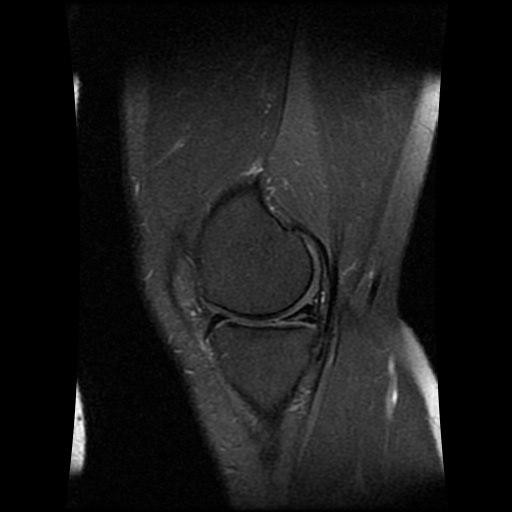
#> input picture brightness_and_contrast/original.png, 512 x 512 px
$ python brightness_and_contrast.py
#> lines starting #> are read from the running program, lines starting #| are printed output that depends on the picture
#Import the necessary libraries
import cv2
import matplotlib.pyplot as plt
import numpy as np
import os
import time

# Начало замера времени
start_time = time.time()
# Уведомление начала работы скрипта
print('Скрипт запущен')
# Указание пути для сохранения
save_path = './processed_images/'
# Создание директории, если она не существует
os.makedirs(os.path.dirname(save_path), exist_ok=True)

# Шаг 1: Загрузка изображения
image = cv2.imread('original.png')
#> image is the input picture: shape (512, 512, 3); min 0, max 254, mean 25.6

def singeProcessed():
    # Шаг 2: установка яркости и контрастности
    brightness = 10
    contrast = 2.3

    # Шаг 3: применение изменения яркости и контрастности
    image2 = cv2.addWeighted(image, contrast, np.zeros(image.shape, image.dtype), 0, brightness)

    # Шаг 4: сохранение изображения
    cv2.imwrite(save_path + f'/processed_images.png', image2)

brightness_range = range(0, 101, 10)
contrast_range = range(0, 11, 1)

def changing_brightness():
    for brightness in brightness_range:
        contrast = 2.3

        # Шаг 3: применение изменения яркости и контрастности
        image2 = cv2.addWeighted(image, contrast, np.zeros(image.shape, image.dtype), 0, brightness)

        # Шаг 4: сохранение изображения
        cv2.imwrite(save_path + f'/01_processed_images-brightness_{brightness}.png', image2)
#> this loop made 11 passes
#> pass 1, in changing_brightness, `image2 = cv2.addWeighted(image, contrast, np.zeros(image.shape, image...`:
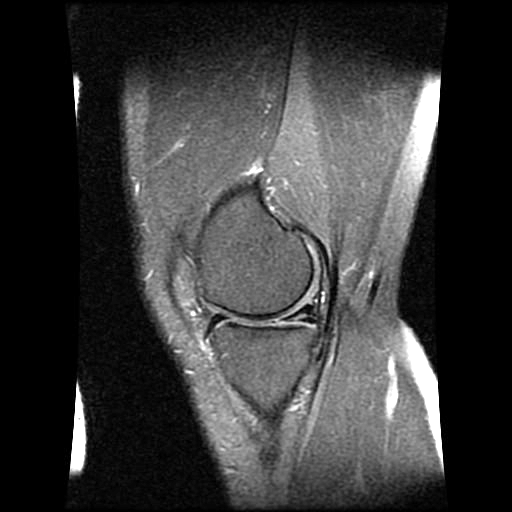
#> image2: shape (512, 512, 3); min 0, max 255, mean 56.9

def changing_contrast():
    for contrast in contrast_range:
        brightness = 10

        # Шаг 3: применение изменения яркости и контрастности
        image2 = cv2.addWeighted(image, contrast, np.zeros(image.shape, image.dtype), 0, brightness)

        # Шаг 4: сохранение изображения
        cv2.imwrite(save_path + f'/02_processed_images-contrast_{contrast}.png', image2)

def changing_everything():
    for brightness in brightness_range:
        for contrast in contrast_range:
            # Шаг 3: применение изменения яркости и контрастности
            image2 = cv2.addWeighted(image, contrast, np.zeros(image.shape, image.dtype), 0, brightness)

            # Шаг 4: сохранение изображения
            cv2.imwrite(save_path + f'/03_processed_images-brightness_contrast_{brightness}_{contrast}.png', image2)
#> this loop made 11 passes
#> pass 1, in changing_everything, `cv2.imwrite(save_path + f'/03_processed_images-brightness_contrast_{br..`:
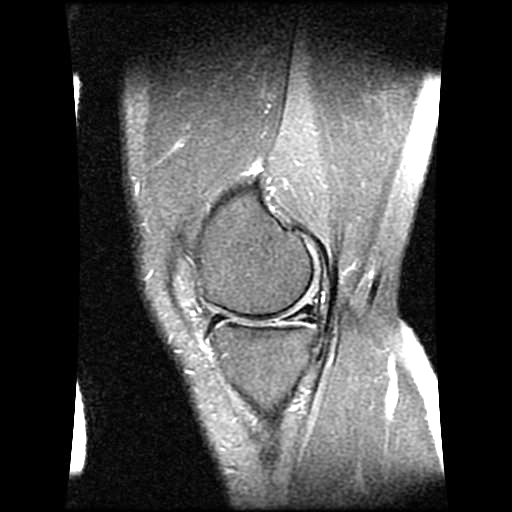
#> saved as 03_processed_images-brightness_contrast_0_3.png: shape (512, 512, 3); min 0, max 255, mean 72.7
#> pass 1, in changing_everything, `cv2.imwrite(save_path + f'/03_processed_images-brightness_contrast_{br..`:
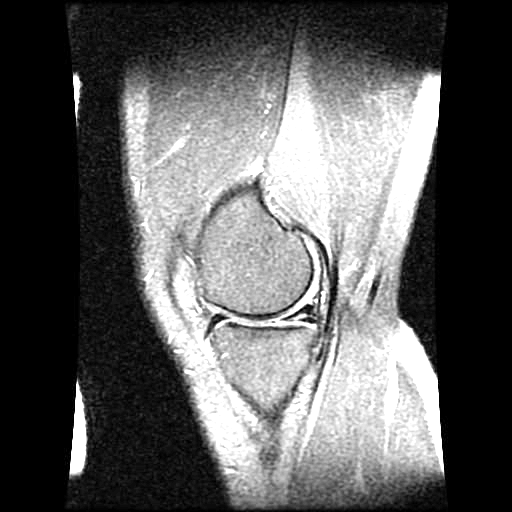
#> saved as 03_processed_images-brightness_contrast_0_4.png: shape (512, 512, 3); min 0, max 255, mean 93.4

# singeProcessed()
changing_brightness()
changing_contrast()
changing_everything()

# Конец замера времени
end_time = time.time()

# Расчет времени выполнения
execution_time = end_time - start_time

# Преобразование времени в hh:mm:ss:ms
hours = int(execution_time // 3600)
minutes = int((execution_time % 3600) // 60)
seconds = int(execution_time % 60)
milliseconds = int((execution_time * 1000) % 1000)

# Вывод результата
print(f"Время выполнения скрипта: {hours:02}:{minutes:02}:{seconds:02}:{milliseconds:03}")
